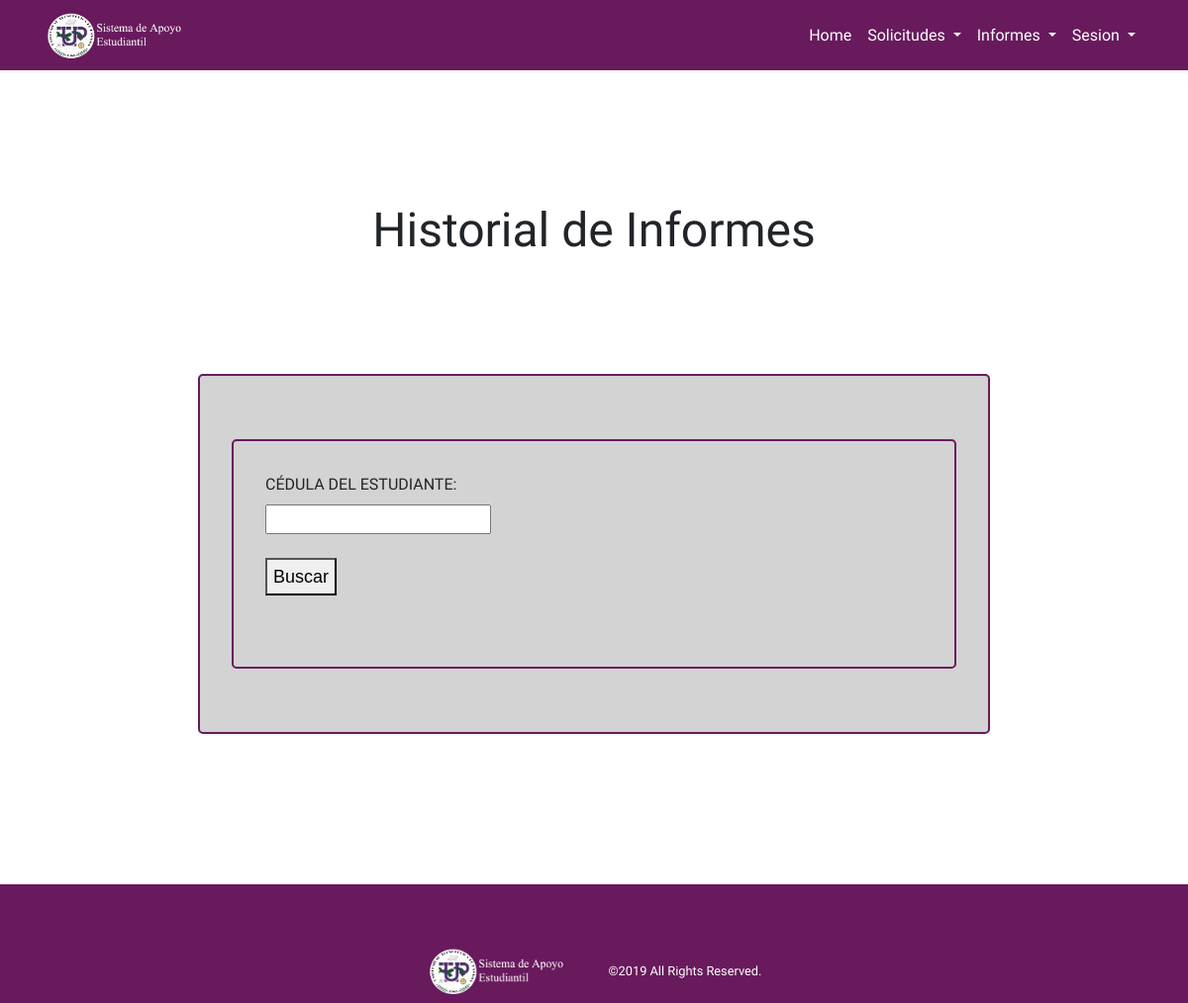
Before: /estudianteTemplate/contenedor/historialInforme.php (signed in) with the older database file.
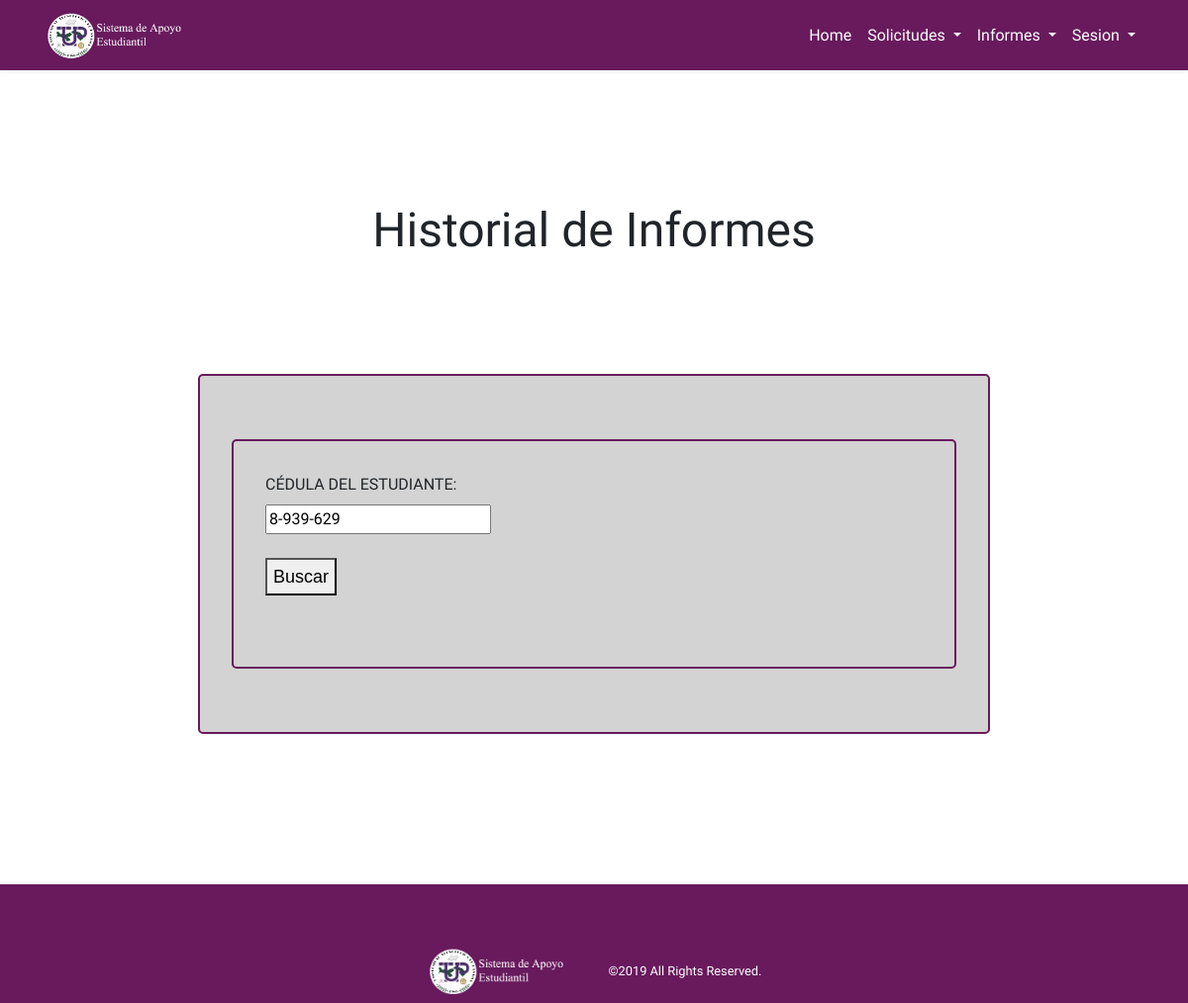
After: the same page with the newer database file.
### tables this page shows
CREATE TABLE `informee` (
  `idInforme` int(11) NOT NULL,
  `idSolicitud` int(11) NOT NULL,
  `correo` text NOT NULL,
  `nombreEvento` text NOT NULL,
  `fechaInicial` text NOT NULL,
  `fechaFinal` text NOT NULL,
  `estudiante` text NOT NULL,
  `cedula` varchar(20) NOT NULL,
  `participante` text NOT NULL,
  `resultados` text NOT NULL,
  `conclusiones` text NOT NULL,
  `recomendaciones` text NOT NULL,
  `imagen` text NOT NULL,
  `imagen2` text NOT NULL,
  `imagen3` text NOT NULL
);

### estudianteTemplate/contenedor/historialInforme.php (the view, shortened to what this page needs)
<?php
include ('conexion.php');
$user = $_SESSION['user'];
$consulta = mysqli_query($conexion,"SELECT * FROM informee WHERE correo = '".$user."'");
while($bruh = mysqli_fetch_array($consulta)){
    $cedula = $bruh['cedula'];
}
?>
<!doctype html>
<html lang="en">
<head>
    <link rel="stylesheet" href="https://maxcdn.bootstrapcdn.com/bootstrap/4.0.0/css/bootstrap.min.css"
>
    <link rel="stylesheet" href="../assets/css/styles.css">
    <link rel="stylesheet" href="../assets/css/formulario.css">
    <link href="https://unpkg.com/ionicons@4.5.5/dist/css/ionicons.min.css" rel="stylesheet">
</head>
<body>
    <nav class="navbar navbar-expand-lg fixed-top">
        <div class="container">
            <img src="../assets/images/logo14.png" class="logo-brand" alt="logo">
            <div class="collapse navbar-collapse" id="navbarSupportedContent">
                <ul class="navbar-nav ml-auto">
                    <li class="nav-item">
                        <a class="nav-link" href="home.php">Home</a>
                    </li>
                    <li class="nav-item dropdown">
                        <a class="nav-link dropdown-toggle" href="#" id="navbarDropdown" role="button" data-toggle="dropdown" aria-haspopup="true" aria-expanded="false">
                          Solicitudes
                        </a>
                </li>
                <li class="nav-item dropdown">
                        <a class="nav-link dropdown-toggle" href="#" id="navbarDropdown" role="button" data-toggle="dropdown" aria-haspopup="true" aria-expanded="false">
                          Informes
                        </a>
                </li>
                <li class="nav-item dropdown">
                    <a class="nav-link dropdown-toggle" href="#" id="navbarDropdown" role="button" data-toggle="dropdown" aria-haspopup="true" aria-expanded="false">
                        Sesion
                    </a>
                </li>
                </ul>
            </div>
        </div>
    </nav>
    <section id="solicitudes">
        <duv class="container">
                <div class="content-center">
                    <h2 class="margintop-lg">Historial de Informes</h2>
                </div>
            </duv>
            <div class="solicitudes">
                <p>
                <form class="formFinal" name="formFinal" action="verHistorialInforme.php" method="post">
                    <label for="cedula">CÉDULA DEL ESTUDIANTE: </label><br>
                    <input id="cedula" name="cedula" value="<?php echo $cedula;?>" type="text" AUTOCOMPLETE=OFF readonly/>
                </p>
                <br>
                    <p class="submit">
                        <button><a class="enlace" >Buscar</a></button>
                    </p>
                <br>
                    </div>
    </section>
    <footer class="bgDark">
            <div class="container">
                <img src="assets/images/logo1.png" class="logo-brand" alt="logo">
                <small>©2019 All Rights Reserved.</small>
            </div>
        </footer>
</body>
</html>

Changed rows visible on the page:
added informee: cedula "8-939-629"
